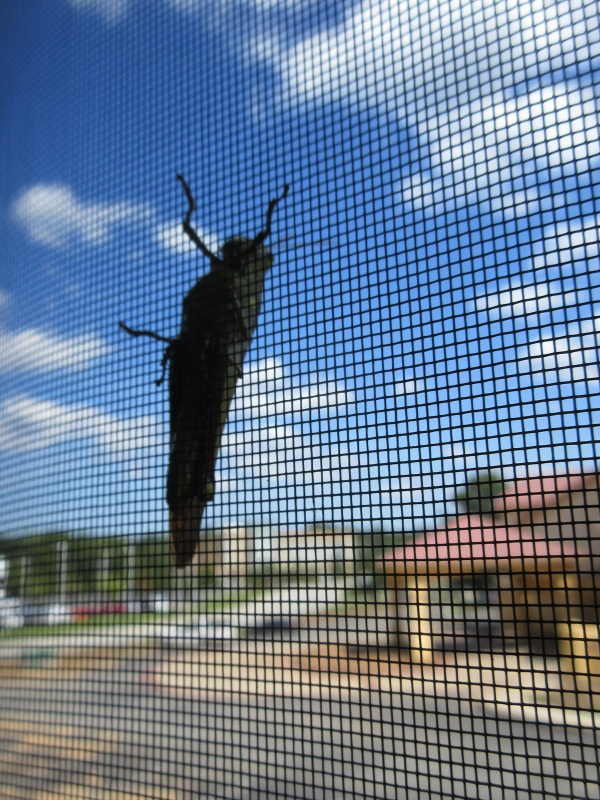
#> input picture img/cm-bug-sky.jpg, 1200 x 1600 px, found by its file name (shown at 1/2 size)
$ python -i make_og.py   (imports and definitions only)
#> lines starting #> are read from the running program, lines starting #| are printed output that depends on the picture
"""OG 카드 생성: public/og/<slug>.jpg + home.jpg + area.jpg + blog.jpg + blog-<글 slug>.jpg (1200x630, JPEG 80).
   python -I scripts/make_og.py           # 없는 것만 생성
   python -I scripts/make_og.py --force   # 전부 다시
배경 = 참고 사진(data/photo_credits.json 의 hero 사진, 슬러그 해시로 고정 — lib/photos.ts heroPhoto 와 같은 사진) 어둡게.
네이버는 og 이미지를 가운데 정사각형으로 잘라 보여 주므로 글자는 가운데 630px(285~915) 안쪽에 둔다.
브랜드·전화는 lib/site.ts 에서 읽는다."""
import datetime, json, os, re, sys
from pathlib import Path
from PIL import Image, ImageDraw, ImageFont, ImageEnhance

ROOT = Path(__file__).resolve().parent.parent
OUT = ROOT / 'public/og'
W, H = 1200, 630
SAFE_L, SAFE_W = 300, 600
INK, ACCENT, SOFT = (22, 25, 28), (15, 124, 122), (159, 224, 220)  # globals.css --ink / --green / --mint
LABEL = 'WINDOW SCREEN'
BOLD, REG = 'C:/Windows/Fonts/malgunbd.ttf', 'C:/Windows/Fonts/malgun.ttf'

# [1 line that did not run here, left out]
# [1 line that did not run here, left out]
# [1 line that did not run here, left out]
# [1 line that did not run here, left out]
# [1 line that did not run here, left out]


# [5 lines left out: function fnv, not called in this run]


_fonts, _bases = {}, {}
# [5 lines left out: function font, not called in this run]


def base(file):
#> called with file = '../img/cm-bug-sky.jpg'
    if file not in _bases:
        im = Image.open(ROOT / 'public/img' / file).convert('RGB')
#> im is the input picture: PIL image 1200x1600 RGB; mean R, G, B 102.7, 122.5, 146
        s = max(W / im.width, H / im.height)
#> s = 1
        im = im.resize((round(im.width * s), round(im.height * s)), Image.LANCZOS)
        l, t = (im.width - W) // 2, (im.height - H) // 2
#> l = 0; t = 485
        im = ImageEnhance.Brightness(im.crop((l, t, l + W, t + H))).enhance(0.5)
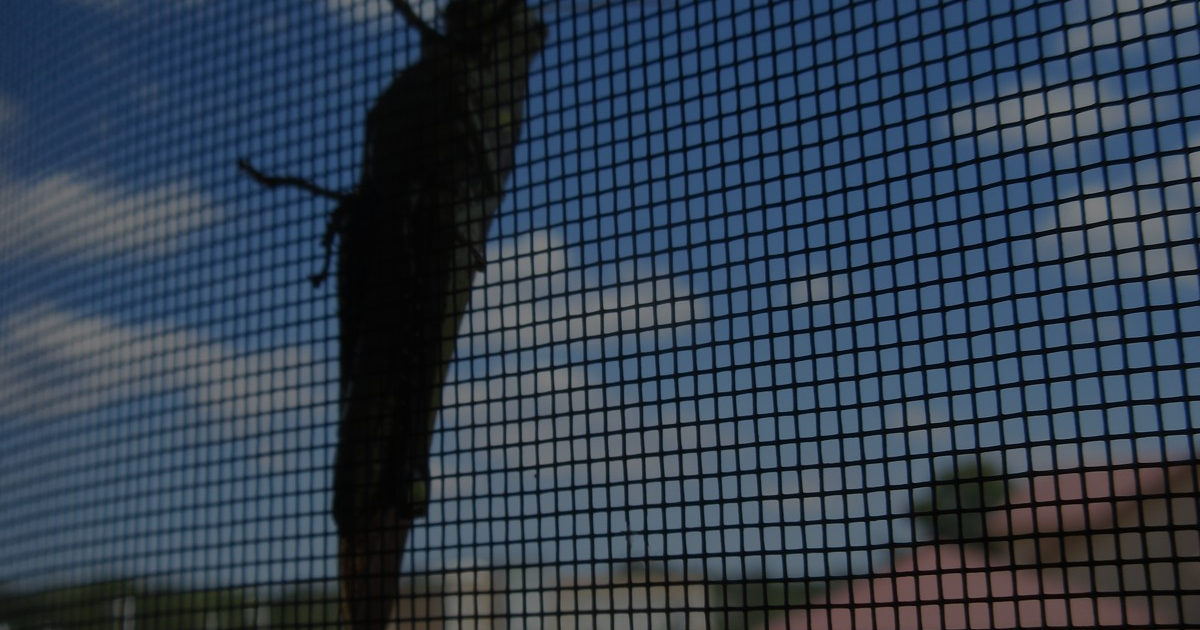
#> im: PIL image 1200x630 RGB; mean R, G, B 48.6, 62.5, 78.6
        _bases[file] = Image.blend(im, Image.new('RGB', (W, H), INK), 0.45)
    return _bases[file]
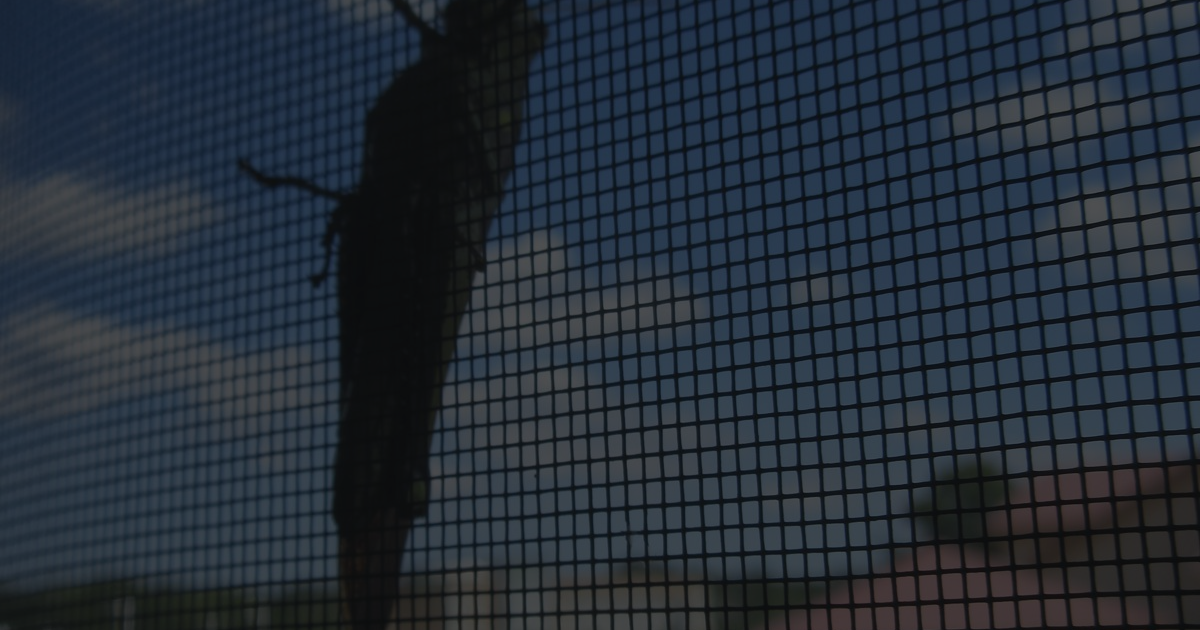
#> returned value: PIL image 1200x630 RGB; mean R, G, B 36.1, 45.1, 55.3


# [47 lines left out: functions fit, card, blog_posts, not called in this run]


# [16 lines not run here, left out]

>>> result = base('../img/cm-bug-sky.jpg')

$ run again, on img/cm-sunset.jpg
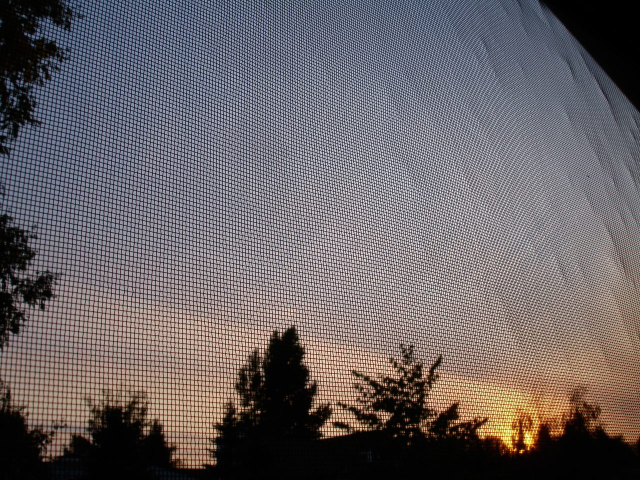
#> input picture img/cm-sunset.jpg, 1280 x 960 px, found by its file name (shown at 1/2 size)
#> in base, im is the input picture: PIL image 1280x960 RGB; mean R, G, B 105.5, 99, 101.4
#> in base, `im = ImageEnhance.Brightness(im.crop((l, t, l + W, t + H))).enhance(0.5)`:
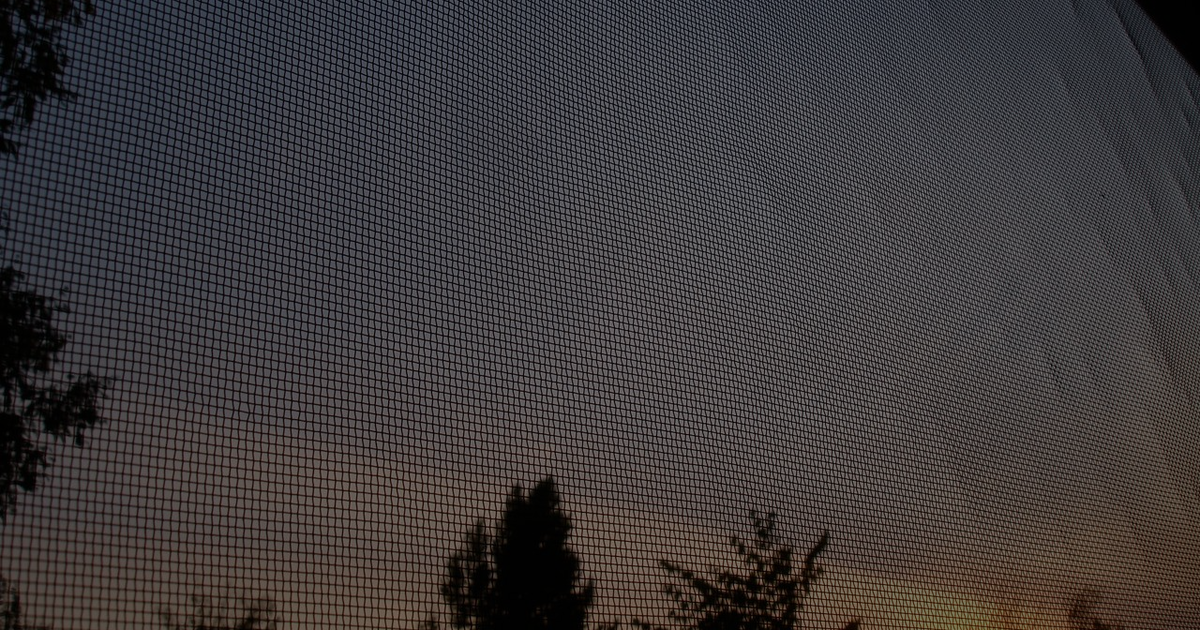
#> im: PIL image 1200x630 RGB; mean R, G, B 62.4, 58.3, 59.4
#> in base, `return _bases[file]`:
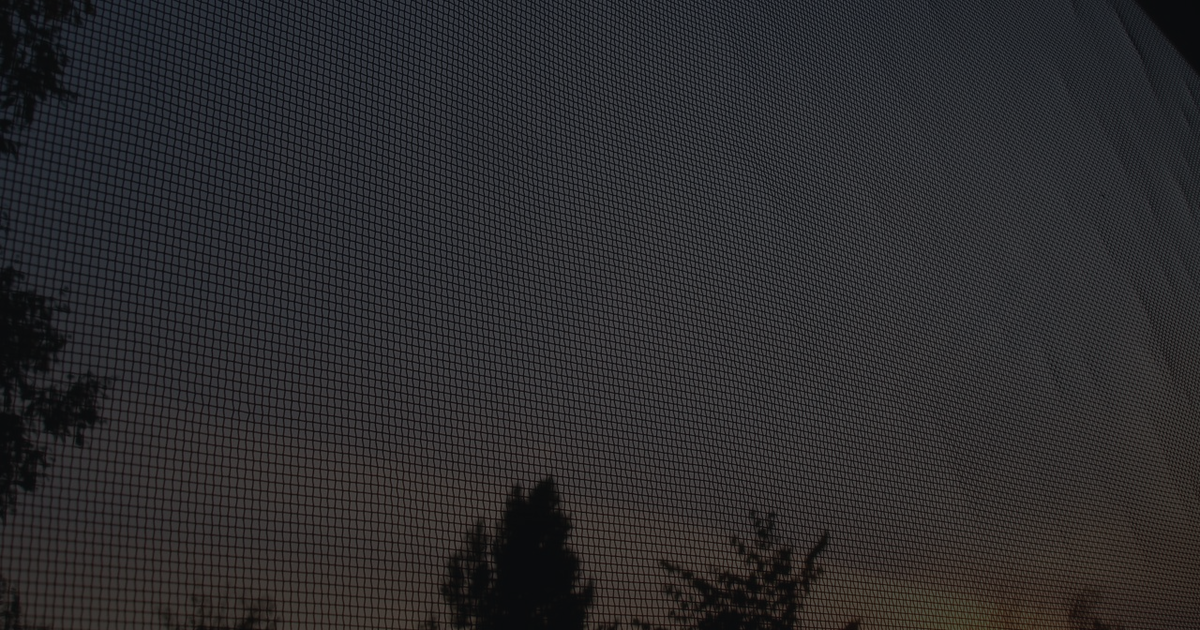
#> returned value: PIL image 1200x630 RGB; mean R, G, B 43.7, 42.8, 44.8

$ run again, on img/mesh-dark.jpg
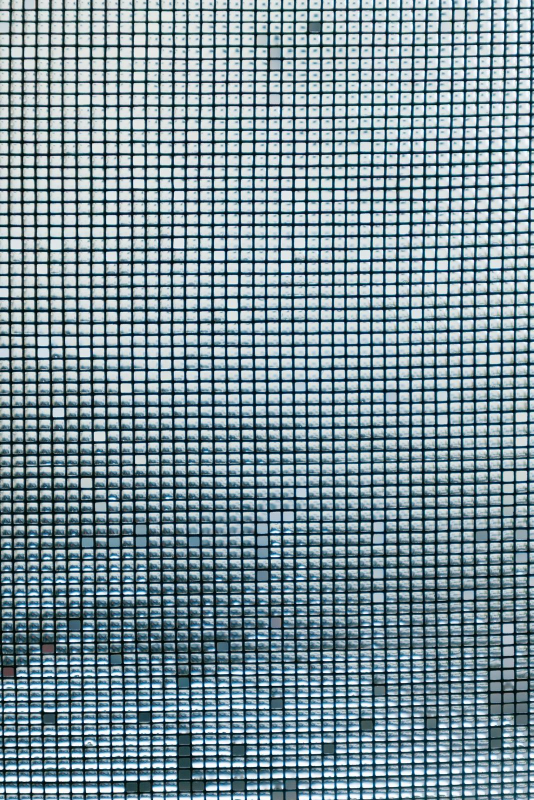
#> input picture img/mesh-dark.jpg, 1067 x 1600 px, found by its file name (shown at 1/2 size)
#> in base, im is the input picture: PIL image 1067x1600 RGB; mean R, G, B 120.3, 142.7, 151.9
#> in base, `im = ImageEnhance.Brightness(im.crop((l, t, l + W, t + H))).enhance(0.5)`:
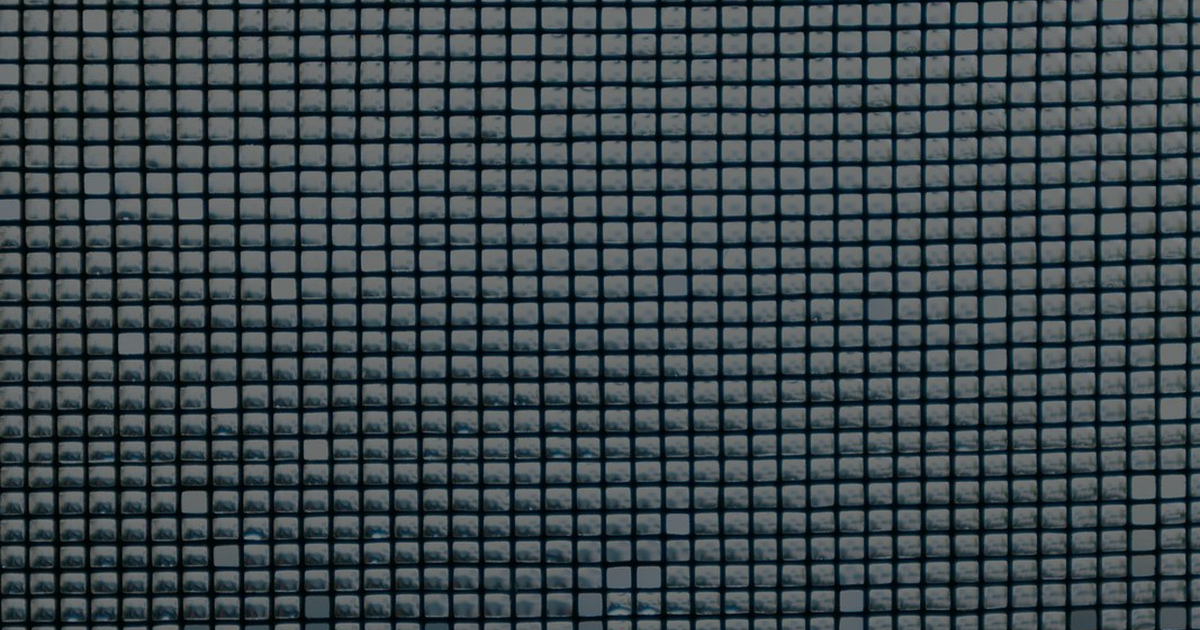
#> im: PIL image 1200x630 RGB; mean R, G, B 59.3, 70.2, 74.8
#> in base, `return _bases[file]`:
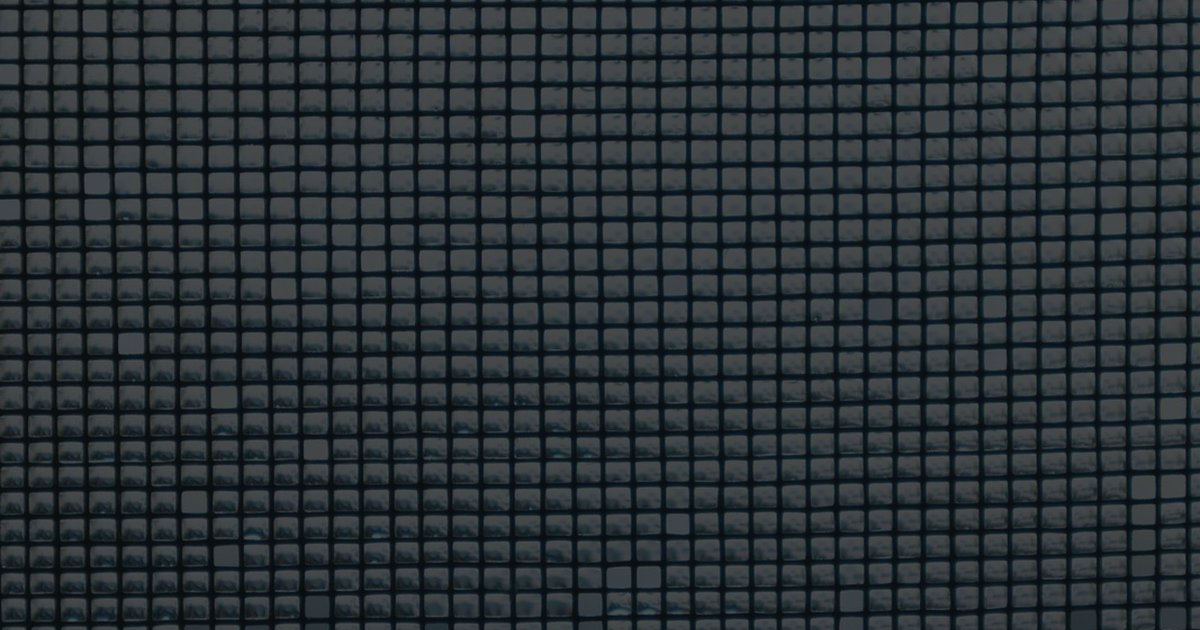
#> returned value: PIL image 1200x630 RGB; mean R, G, B 42, 49.4, 53.3
